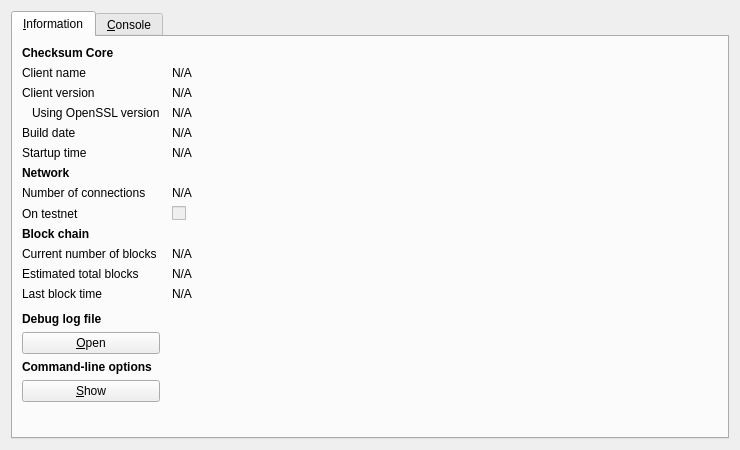
<?xml version="1.0" encoding="UTF-8"?>
<ui version="4.0">
 <class>RPCConsole</class>
 <widget class="QDialog" name="RPCConsole">
  <property name="geometry">
   <rect>
    <x>0</x>
    <y>0</y>
    <width>740</width>
    <height>450</height>
   </rect>
  </property>
  <property name="windowTitle">
   <string>Checksum - Debug window</string>
  </property>
  <layout class="QVBoxLayout" name="verticalLayout_2">
   <item>
    <widget class="QTabWidget" name="tabWidget">
     <property name="currentIndex">
      <number>0</number>
     </property>
     <widget class="QWidget" name="tab_info">
      <attribute name="title">
       <string>&amp;Information</string>
      </attribute>
      <layout class="QGridLayout" name="gridLayout" columnstretch="0,1">
       <property name="horizontalSpacing">
        <number>12</number>
       </property>
       <item row="0" column="0">
        <widget class="QLabel" name="label_9">
         <property name="font">
          <font>
           <weight>75</weight>
           <bold>true</bold>
          </font>
         </property>
         <property name="text">
          <string>Checksum Core</string>
         </property>
        </widget>
       </item>
       <item row="1" column="0">
        <widget class="QLabel" name="label_5">
         <property name="text">
          <string>Client name</string>
         </property>
        </widget>
       </item>
       <item row="1" column="1">
        <widget class="QLabel" name="clientName">
         <property name="cursor">
          <cursorShape>IBeamCursor</cursorShape>
         </property>
         <property name="text">
          <string>N/A</string>
         </property>
         <property name="textFormat">
          <enum>Qt::PlainText</enum>
         </property>
         <property name="textInteractionFlags">
          <set>Qt::LinksAccessibleByMouse|Qt::TextSelectableByKeyboard|Qt::TextSelectableByMouse</set>
         </property>
        </widget>
       </item>
       <item row="2" column="0">
        <widget class="QLabel" name="label_6">
         <property name="text">
          <string>Client version</string>
         </property>
        </widget>
       </item>
       <item row="2" column="1">
        <widget class="QLabel" name="clientVersion">
         <property name="cursor">
          <cursorShape>IBeamCursor</cursorShape>
         </property>
         <property name="text">
          <string>N/A</string>
         </property>
         <property name="textFormat">
          <enum>Qt::PlainText</enum>
         </property>
         <property name="textInteractionFlags">
          <set>Qt::LinksAccessibleByMouse|Qt::TextSelectableByKeyboard|Qt::TextSelectableByMouse</set>
         </property>
        </widget>
       </item>
       <item row="3" column="0">
        <widget class="QLabel" name="label_14">
         <property name="text">
          <string>Using OpenSSL version</string>
         </property>
         <property name="indent">
          <number>10</number>
         </property>
        </widget>
       </item>
       <item row="3" column="1">
        <widget class="QLabel" name="openSSLVersion">
         <property name="cursor">
          <cursorShape>IBeamCursor</cursorShape>
         </property>
         <property name="text">
          <string>N/A</string>
         </property>
         <property name="textFormat">
          <enum>Qt::PlainText</enum>
         </property>
         <property name="textInteractionFlags">
          <set>Qt::LinksAccessibleByMouse|Qt::TextSelectableByKeyboard|Qt::TextSelectableByMouse</set>
         </property>
        </widget>
       </item>
       <item row="4" column="0">
        <widget class="QLabel" name="label_12">
         <property name="text">
          <string>Build date</string>
         </property>
        </widget>
       </item>
       <item row="4" column="1">
        <widget class="QLabel" name="buildDate">
         <property name="cursor">
          <cursorShape>IBeamCursor</cursorShape>
         </property>
         <property name="text">
          <string>N/A</string>
         </property>
         <property name="textFormat">
          <enum>Qt::PlainText</enum>
         </property>
         <property name="textInteractionFlags">
          <set>Qt::LinksAccessibleByMouse|Qt::TextSelectableByKeyboard|Qt::TextSelectableByMouse</set>
         </property>
        </widget>
       </item>
       <item row="5" column="0">
        <widget class="QLabel" name="label_13">
         <property name="text">
          <string>Startup time</string>
         </property>
        </widget>
       </item>
       <item row="5" column="1">
        <widget class="QLabel" name="startupTime">
         <property name="cursor">
          <cursorShape>IBeamCursor</cursorShape>
         </property>
         <property name="text">
          <string>N/A</string>
         </property>
         <property name="textFormat">
          <enum>Qt::PlainText</enum>
         </property>
         <property name="textInteractionFlags">
          <set>Qt::LinksAccessibleByMouse|Qt::TextSelectableByKeyboard|Qt::TextSelectableByMouse</set>
         </property>
        </widget>
       </item>
       <item row="6" column="0">
        <widget class="QLabel" name="label_11">
         <property name="font">
          <font>
           <weight>75</weight>
           <bold>true</bold>
          </font>
         </property>
         <property name="text">
          <string>Network</string>
         </property>
        </widget>
       </item>
       <item row="7" column="0">
        <widget class="QLabel" name="label_7">
         <property name="text">
          <string>Number of connections</string>
         </property>
        </widget>
       </item>
       <item row="7" column="1">
        <widget class="QLabel" name="numberOfConnections">
         <property name="cursor">
          <cursorShape>IBeamCursor</cursorShape>
         </property>
         <property name="text">
          <string>N/A</string>
         </property>
         <property name="textFormat">
          <enum>Qt::PlainText</enum>
         </property>
         <property name="textInteractionFlags">
          <set>Qt::LinksAccessibleByMouse|Qt::TextSelectableByKeyboard|Qt::TextSelectableByMouse</set>
         </property>
        </widget>
       </item>
       <item row="8" column="0">
        <widget class="QLabel" name="label_8">
         <property name="text">
          <string>On testnet</string>
         </property>
        </widget>
       </item>
       <item row="8" column="1">
        <widget class="QCheckBox" name="isTestNet">
         <property name="enabled">
          <bool>false</bool>
         </property>
         <property name="text">
          <string/>
         </property>
        </widget>
       </item>
       <item row="9" column="0">
        <widget class="QLabel" name="label_10">
         <property name="font">
          <font>
           <weight>75</weight>
           <bold>true</bold>
          </font>
         </property>
         <property name="text">
          <string>Block chain</string>
         </property>
        </widget>
       </item>
       <item row="10" column="0">
        <widget class="QLabel" name="label_3">
         <property name="text">
          <string>Current number of blocks</string>
         </property>
        </widget>
       </item>
       <item row="10" column="1">
        <widget class="QLabel" name="numberOfBlocks">
         <property name="cursor">
          <cursorShape>IBeamCursor</cursorShape>
         </property>
         <property name="text">
          <string>N/A</string>
         </property>
         <property name="textFormat">
          <enum>Qt::PlainText</enum>
         </property>
         <property name="textInteractionFlags">
          <set>Qt::LinksAccessibleByMouse|Qt::TextSelectableByKeyboard|Qt::TextSelectableByMouse</set>
         </property>
        </widget>
       </item>
       <item row="11" column="0">
        <widget class="QLabel" name="label_4">
         <property name="text">
          <string>Estimated total blocks</string>
         </property>
        </widget>
       </item>
       <item row="11" column="1">
        <widget class="QLabel" name="totalBlocks">
         <property name="cursor">
          <cursorShape>IBeamCursor</cursorShape>
         </property>
         <property name="text">
          <string>N/A</string>
         </property>
         <property name="textFormat">
          <enum>Qt::PlainText</enum>
         </property>
         <property name="textInteractionFlags">
          <set>Qt::LinksAccessibleByMouse|Qt::TextSelectableByKeyboard|Qt::TextSelectableByMouse</set>
         </property>
        </widget>
       </item>
       <item row="12" column="0">
        <widget class="QLabel" name="label_2">
         <property name="text">
          <string>Last block time</string>
         </property>
        </widget>
       </item>
       <item row="12" column="1">
        <widget class="QLabel" name="lastBlockTime">
         <property name="cursor">
          <cursorShape>IBeamCursor</cursorShape>
         </property>
         <property name="text">
          <string>N/A</string>
         </property>
         <property name="textFormat">
          <enum>Qt::PlainText</enum>
         </property>
         <property name="textInteractionFlags">
          <set>Qt::LinksAccessibleByMouse|Qt::TextSelectableByKeyboard|Qt::TextSelectableByMouse</set>
         </property>
        </widget>
       </item>
       <item row="13" column="0">
        <spacer name="verticalSpacer_2">
         <property name="orientation">
          <enum>Qt::Vertical</enum>
         </property>
         <property name="sizeHint" stdset="0">
          <size>
           <width>20</width>
           <height>20</height>
          </size>
         </property>
        </spacer>
       </item>
       <item row="14" column="0">
        <widget class="QLabel" name="labelDebugLogfile">
         <property name="font">
          <font>
           <weight>75</weight>
           <bold>true</bold>
          </font>
         </property>
         <property name="text">
          <string>Debug log file</string>
         </property>
        </widget>
       </item>
       <item row="15" column="0">
        <widget class="QPushButton" name="openDebugLogfileButton">
         <property name="toolTip">
          <string>Open the Checksum debug log file from the current data directory. This can take a few seconds for large log files.</string>
         </property>
         <property name="text">
          <string>&amp;Open</string>
         </property>
         <property name="autoDefault">
          <bool>false</bool>
         </property>
        </widget>
       </item>
       <item row="16" column="0">
        <widget class="QLabel" name="labelCLOptions">
         <property name="font">
          <font>
           <weight>75</weight>
           <bold>true</bold>
          </font>
         </property>
         <property name="text">
          <string>Command-line options</string>
         </property>
        </widget>
       </item>
       <item row="17" column="0">
        <widget class="QPushButton" name="showCLOptionsButton">
         <property name="toolTip">
          <string>Show the Checksum-Qt help message to get a list with possible Checksum command-line options.</string>
         </property>
         <property name="text">
          <string>&amp;Show</string>
         </property>
         <property name="autoDefault">
          <bool>false</bool>
         </property>
        </widget>
       </item>
       <item row="18" column="0">
        <spacer name="verticalSpacer">
         <property name="orientation">
          <enum>Qt::Vertical</enum>
         </property>
         <property name="sizeHint" stdset="0">
          <size>
           <width>20</width>
           <height>40</height>
          </size>
         </property>
        </spacer>
       </item>
      </layout>
     </widget>
     <widget class="QWidget" name="tab_console">
      <attribute name="title">
       <string>&amp;Console</string>
      </attribute>
      <layout class="QVBoxLayout" name="verticalLayout_3">
       <property name="spacing">
        <number>3</number>
       </property>
       <item>
        <widget class="QTextEdit" name="messagesWidget">
         <property name="minimumSize">
          <size>
           <width>0</width>
           <height>100</height>
          </size>
         </property>
         <property name="readOnly">
          <bool>true</bool>
         </property>
         <property name="tabKeyNavigation" stdset="0">
          <bool>false</bool>
         </property>
         <property name="columnCount" stdset="0">
          <number>2</number>
         </property>
        </widget>
       </item>
       <item>
        <layout class="QHBoxLayout" name="horizontalLayout">
         <property name="spacing">
          <number>3</number>
         </property>
         <item>
          <widget class="QLabel" name="label">
           <property name="text">
            <string notr="true">&gt;</string>
           </property>
          </widget>
         </item>
         <item>
          <widget class="QLineEdit" name="lineEdit"/>
         </item>
         <item>
          <widget class="QPushButton" name="clearButton">
           <property name="maximumSize">
            <size>
             <width>24</width>
             <height>24</height>
            </size>
           </property>
           <property name="toolTip">
            <string>Clear console</string>
           </property>
           <property name="text">
            <string/>
           </property>
           <property name="icon">
            <iconset resource="../bitcoin.qrc">
             <normaloff>:/icons/remove</normaloff>:/icons/remove</iconset>
           </property>
           <property name="shortcut">
            <string notr="true">Ctrl+L</string>
           </property>
           <property name="autoDefault">
            <bool>false</bool>
           </property>
          </widget>
         </item>
        </layout>
       </item>
      </layout>
     </widget>
    </widget>
   </item>
  </layout>
 </widget>
 <resources>
  <include location="../bitcoin.qrc"/>
 </resources>
 <connections/>
</ui>
